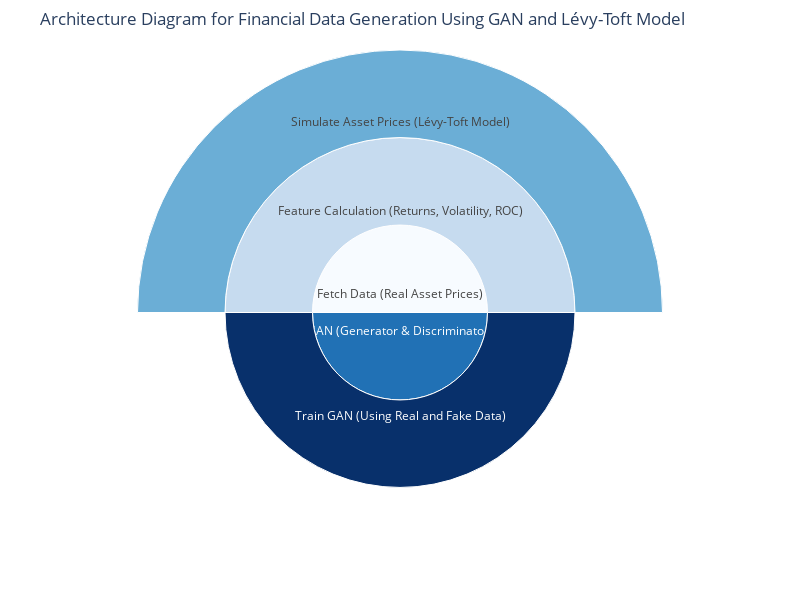

Here is the notebook cell this chart was saved with:
### Code cell
import plotly.graph_objects as go

# Define the tree structure with hierarchy
labels = [
    "Fetch Data\n(Real Asset Prices)",
    "Feature Calculation\n(Returns, Volatility, ROC)",
    "Simulate Asset Prices\n(Lévy-Toft Model)",
    "GAN\n(Generator & Discriminator)",
    "Train GAN\n(Using Real and Fake Data)"
]

parents = [
    "",  # Fetch Data has no parent
    "Fetch Data\n(Real Asset Prices)",  # Feature Calculation's parent is Fetch Data
    "Feature Calculation\n(Returns, Volatility, ROC)",  # Simulate Asset Prices' parent is Feature Calculation
    "",  # GAN is independent
    "GAN\n(Generator & Discriminator)"  # Train GAN's parent is GAN
]

# Create a sunburst chart for a tree structure
fig = go.Figure(go.Sunburst(
    labels=labels,
    parents=parents,
    hoverinfo="label+percent entry+value+name",
    marker=dict(colors=[0, 1, 2, 3, 4], colorscale="Blues"),
))

# Update layout for better aesthetics
fig.update_layout(
    title="Architecture Diagram for Financial Data Generation Using GAN and Lévy-Toft Model",
    margin=dict(t=50, l=25, r=25, b=25),
    width=800,
    height=600,
)


from datetime import datetime
timestamp = datetime.now().strftime("%Y%m%d_%H%M%S")
filename = f"plot_{timestamp}.png"
plt.savefig(filename)
fig.show()

### Figure 1 — Plotly figure (JSON) as saved in the notebook; plotly's stock layout.template omitted (floating-point values rounded to 4 significant figures)
{"data": [{"hoverinfo": "label+percent entry+value+name", "labels": ["Fetch Data\n(Real Asset Prices)", "Feature Calculation\n(Returns, Volatility, ROC)", "Simulate Asset Prices\n(Lévy-Toft Model)", "GAN\n(Generator & Discriminator)", "Train GAN\n(Using Real and Fake Data)"], "marker": {"colors": [0, 1, 2, 3, 4], "colorscale": [[0, "rgb(247,251,255)"], [0.125, "rgb(222,235,247)"], [0.25, "rgb(198,219,239)"], [0.375, "rgb(158,202,225)"], [0.5, "rgb(107,174,214)"], [0.625, "rgb(66,146,198)"], [0.75, "rgb(33,113,181)"], [0.875, "rgb(8,81,156)"], [1, "rgb(8,48,107)"]]}, "parents": ["", "Fetch Data\n(Real Asset Prices)", "Feature Calculation\n(Returns, Volatility, ROC)", "", "GAN\n(Generator & Discriminator)"], "type": "sunburst"}], "layout": {"height": 600, "margin": {"b": 25, "l": 25, "r": 25, "t": 50}, "title": {"text": "Architecture Diagram for Financial Data Generation Using GAN and Lévy-Toft Model"}, "width": 800}}
